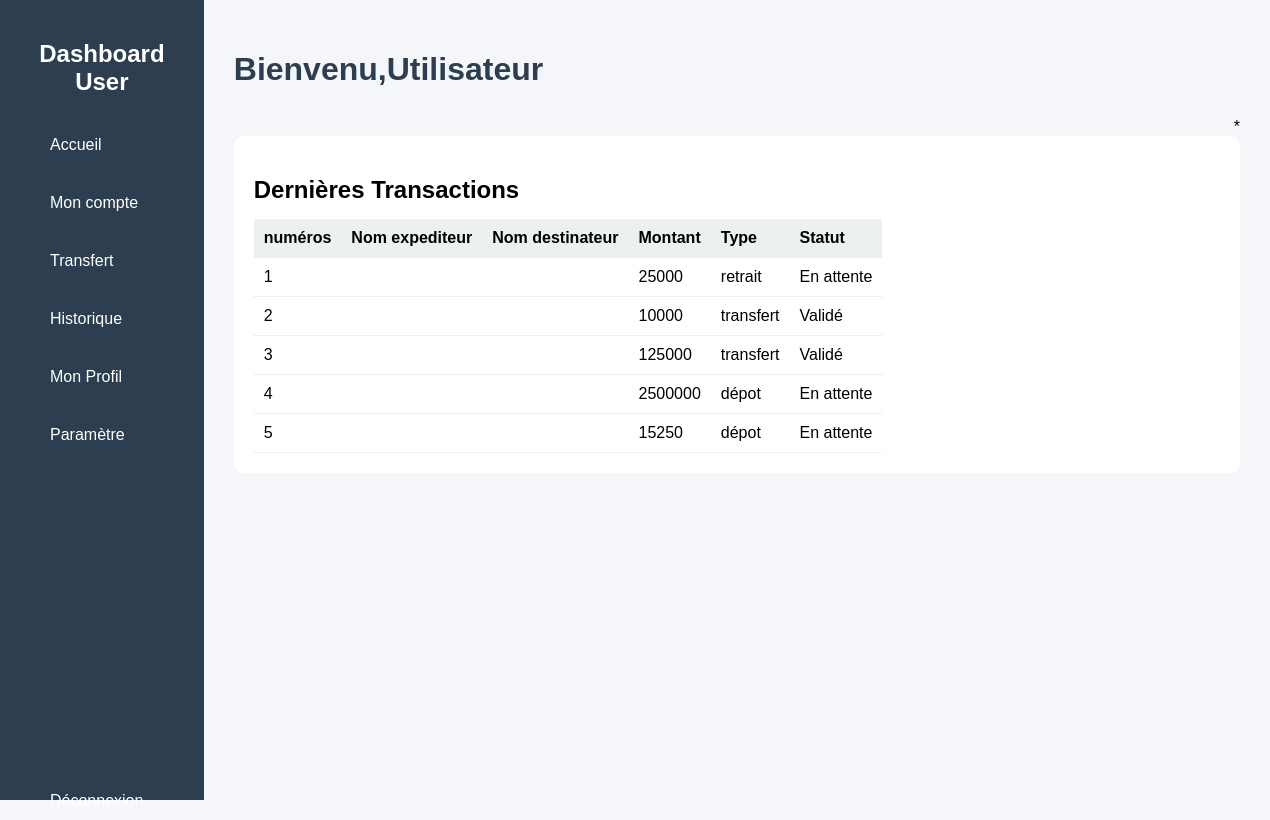
The app's page /historique.php with its own data.
### tables this page shows
CREATE TABLE `transaction` (
  `ID_TRANSACTION` int(11) NOT NULL,
  `Nom_envoyeur` varchar(100) NOT NULL,
  `Numero_envoyeur` int(11) NOT NULL,
  `Nom_receveur` varchar(255) NOT NULL,
  `Numero_receveur` int(11) NOT NULL,
  `MONTANT` int(11) DEFAULT NULL,
  `DATE` datetime DEFAULT NULL,
  `TYPE_VIREMENT` longtext DEFAULT NULL,
  `STATUT` longtext DEFAULT NULL
);

### historique.php (the view, shortened to what this page needs)
<!DOCTYPE html>
<html lang="en">
<head>
</head>
<body>
<aside class="sidebar">
        <h2>Dashboard User</h2>
        <ul>
            <li><a href="user.php">Accueil</a></li>
            <li><a href="">Mon compte</a></li>
            <li><a href="#">Transfert</a></li>
            <li><a href="historique.php">Historique</a></li>
            <li><a href="#"> Mon Profil</a></li>
            <li><a href="#">Paramètre</a></li><br><br><br><br><br><br><br><br><br><br><br><br><br><br><br><br>
            <li><a href="accueil.php">Déconnexion</a></li>
        </ul>
    </aside>
    <main class="main-content">
        <header>
            <h1>Bienvenu,Utilisateur</h1><span style="margin-top:10px;">*</span>
        </header>
    <div class="dashboard">
        <section class="recent">
            <h2>Dernières Transactions</h2>
            <div class="tables">
                <div class="détails">
                    <table><thead>
                        <tr><th>numéros</th>
                        <th>Nom expediteur</th>
                        <th>Nom destinateur</th>
                        <th>Montant</th>
                        <th>Type</th>
                        <th>Statut</th></tr>
                    </thead>
                    <tbody>
                            <?php
                            require "database.php";
                            $sql="SELECT * from transaction";
                            $requete = $pdo -> query($sql);
                            $transaction = $requete-> fetchALL(PDO::FETCH_ASSOC);
                            foreach ($transaction as $transaction) {
                                echo"
                                   <tr>
                                    <td>
                                        $transaction[ID_TRANSACTION]
                                    </td>
                                    <td>
                                        $transaction[Nom_expediteur]
                                    </td>
                                    <td>
                                        $transaction[Nom_destinateur]
                                    </td>
                                    <td>
                                        $transaction[MONTANT]
                                    </td>
                                    <td>
                                        $transaction[TYPE_VIREMENT]
                                        </td>
                                    <td>
                                        $transaction[STATUT]
                                    </td>
                                   </tr>
                                ";
                            }
                        ?>
                    </tbody>
                    </table>
                </div>
            </div>
        </div>
</body>
</html>

### historique.php (style rules this page uses)
body { margin: 0; font-family: Arial, sans-serif; display: flex; height: 100vh; background: #f4f6f9; }
.sidebar { width: 220px; background-color: #2c3e50; color: white; padding: 20px; }
.sidebar h2 { text-align: center; margin-bottom: 30px; }
.sidebar ul { list-style: none; padding: 0; }
.sidebar ul li { margin: 20px; }
.sidebar ul li a { color: white; text-decoration: none; display: block; padding: 10px; border-radius: 5px; }
.main-content { flex-grow: 1; padding: 30px; }
header h1 { margin-bottom: 30px; color: #2c3e50; }
.recent h2 { margin-bottom: 15px; }
span { display: flex; gap: 5px; margin-left: 1000px; background: transparent; }
.tables { display: flex; gap: 30px; }
.recent,.details { flex: 1; background: white; padding: 20px; border-radius: 10px; }
table { width: 100%; border-collapse: collapse; }
thead { background: #ecf0f1; }
th,td { text-align: left; padding: 10px; border-bottom: 1px solid #eee; }

### records on screen
transaction: ID_TRANSACTION "1", MONTANT "25000", TYPE_VIREMENT "retrait", STATUT "En attente"
transaction: ID_TRANSACTION "2", MONTANT "10000", TYPE_VIREMENT "transfert", STATUT "Validé"
transaction: ID_TRANSACTION "3", MONTANT "125000", TYPE_VIREMENT "transfert", STATUT "Validé"
transaction: ID_TRANSACTION "4", MONTANT "2500000", TYPE_VIREMENT "dépot", STATUT "En attente"
transaction: ID_TRANSACTION "5", MONTANT "15250", TYPE_VIREMENT "dépot", STATUT "En attente"
